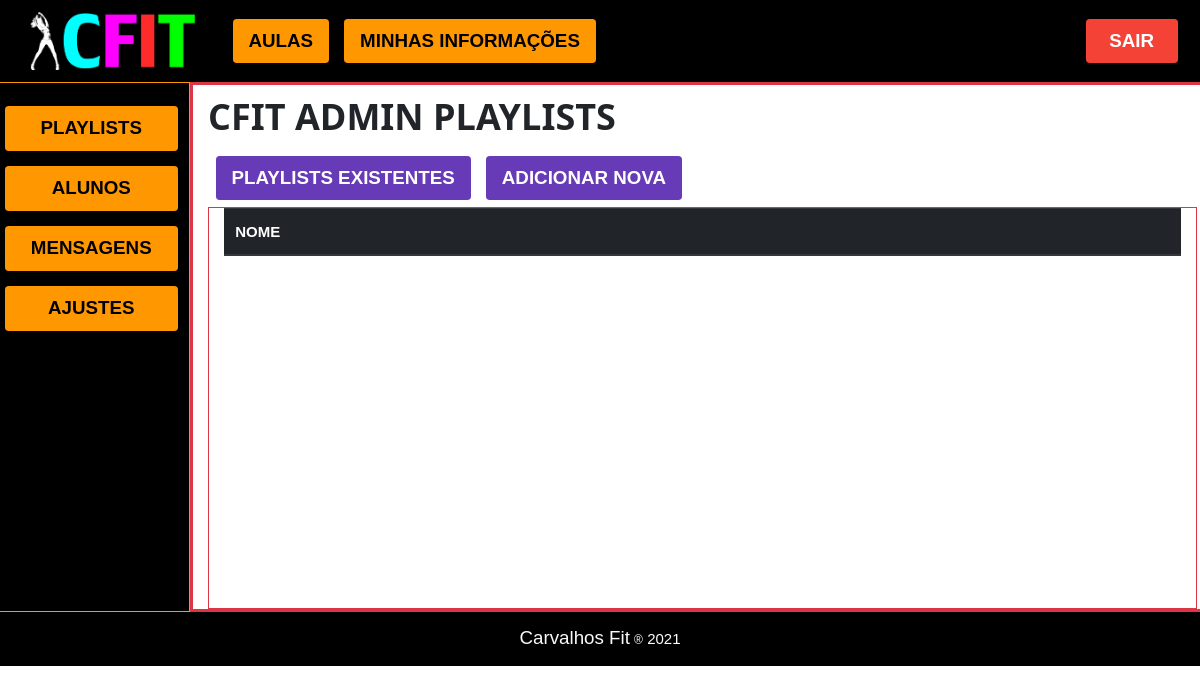
Before: /cfit_admin/cfit_admin_playlists (signed in) with the older database file.
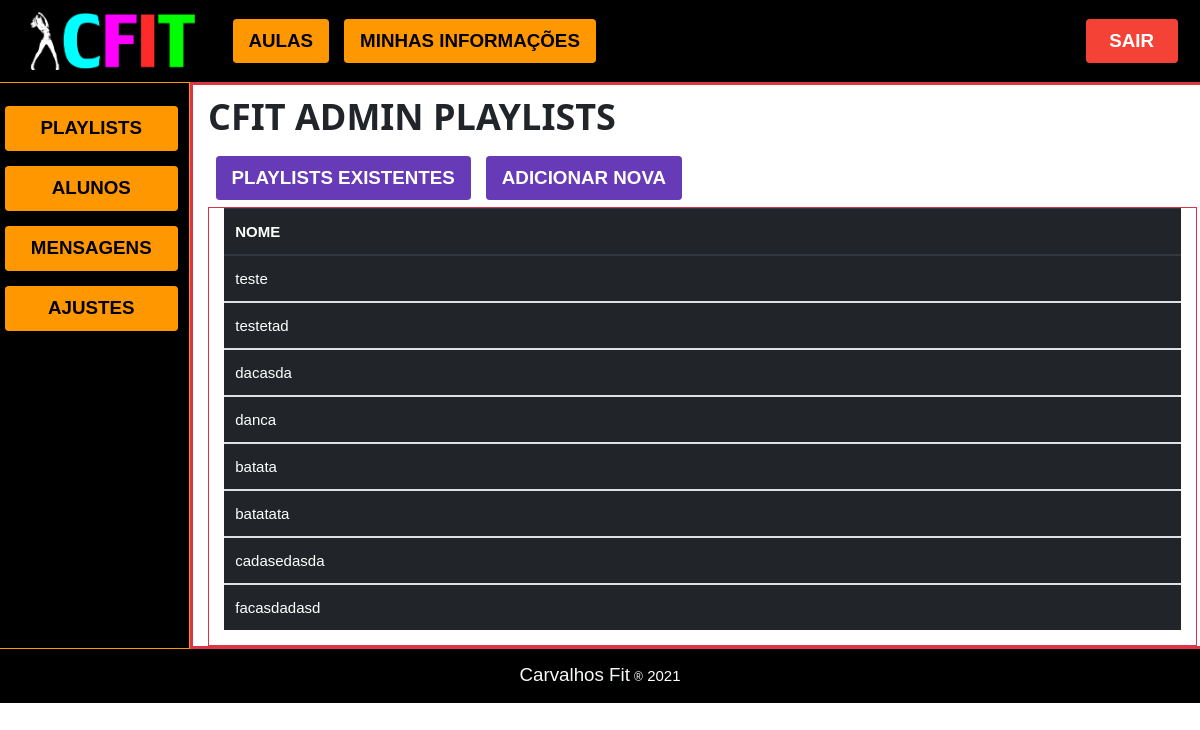
After: the same page with the newer database file.
### cfit/models.py (models this page shows)
class Playlist(models.Model):
    nome = models.CharField('nome', max_length=255, unique=True)
    descricao = models.CharField('descricao', max_length=255, null=True, default='')
    imagem = models.ImageField("imagem", upload_to="images/", height_field=None, width_field=None, max_length=100)

### cfit/views/cfit_admin.py (the view)
# urls.py: path('cfit_admin/cfit_admin_playlists', cfit_admin_playlists, name="cfit_admin_playlists"),
@adm_required
def cfit_admin_playlists(request):
    playlists = list(Playlist.objects.all().values())
    return render(request, 'cfit_admin/cfit_admin_playlists.html', {"playlists": playlists})

### cfit/sessionTester.py (called while the page is built)
def adm_required(func):
    f = func
    @functools.wraps(func)
    def wrapper_login_required(*args, **kwargs):
        try:
            if(args[0].session["nivel_de_acesso"] == 2):
                pass
            else:
                raise Exception
        except:
            return redirect("/home")
        else:
            return f(*args, **kwargs)
    return wrapper_login_required

### cfit/templates/cfit_admin/cfit_admin_playlists.html (shortened to what this page needs)
{% extends 'cfit_admin/cfit_admin.html' %} {% block 'painels_admin' %} {% load static%}
<div class="row">
    <div class="container">
        <h1><b>CFIT ADMIN PLAYLISTS</b></h1>
    </div>
    <div class="container">
        <wsi_button class="w3-button w3-deep-purple mx-2 my-2" id="button_playlists_existentes">PLAYLISTS EXISTENTES
        </wsi_button>
        <wsi_button class="w3-button w3-deep-purple mx-2 my-2" id="button_adicionar_nova">ADICIONAR NOVA</wsi_button>
    </div>
</div>
<div class="container border border-danger">
    <div id="painel_listagem_playlists">
        <div class="container-flex" style="min-height:400px;">
            <table class="table table-dark">
                <thead>
                    <tr>
                        <th scope="col">NOME</th>
                    </tr>
                </thead>
                {% for playlist in playlists %}
                <tbody>
                    <tr>
                        <td> {{playlist.nome}}
                        </td>
                    </tr>
                </tbody>
                {% endfor %}
            </table>
        </div>
    </div>
</div>
{% endblock%}

### cfit/templates/cfit_admin/cfit_admin.html (shortened to what this page needs)
{% extends 'main.html' %} {% block content %} {% load static%}
<div>
    <nav class="navbar navbar-expand-lg navbar-dark text-light" style="background-color: black">
        <a class="navbar-brand col-sm-2" href="/">
            <img class="img-fluid mr-0" src="{% static 'cfit/img/logo.png' %}" alt="logo" />
        </a>
        <div class="collapse navbar-collapse" id="navbarTogglerDemo03">
            <div id="options" class="mr-auto">
                <ul class="navbar-nav">
                    <li class="nav-item mx-2">
                        <a href="{% url 'home'  %}">
                            <wsi_button class="col-sm-12 w3-button my-2"><b>AULAS</b>
                            </wsi_button>
                        </a>
                    </li>
                    <li class="nav-item mx-2">
                        <a href="">
                            <wsi_button class="col-sm-12 w3-button my-2"><b>MINHAS INFORMAÇÕES</b>
                            </wsi_button>
                        </a>
                    </li>
                </ul>
            </div>
            <a href="{% url 'logout'  %}" class="mx-3">
                <wsi_button class="col-sm-12 w3-button w3-red my-2 mx-2"><b>SAIR</b>
                </wsi_button>
            </a>
        </div>
    </nav>
</div>
<div class="row">
    <div class="sidenav w3-black border w3-border-orange col-sm-2 text-center pt-3">
        <a href="{% url 'cfit_admin_playlists'  %}"><wsi_button class="col-sm-12 my-2 mx-1">PLAYLISTS</wsi_button></a>
        <wsi_button class="col-sm-12 my-2 mx-1">ALUNOS</wsi_button>
        <wsi_button class="col-sm-12 my-2 mx-1">MENSAGENS</wsi_button>
        <wsi_button class="col-sm-12 my-2 mx-1">AJUSTES</wsi_button>
    </div>
    <div class="col-sm-10 border-danger" style="border:3px solid; min-height:500px;">
        {% block 'painels_admin' %}
        {% endblock %}
    </div>
</div>
{% endblock%}

### cfit/templates/main.html (shortened to what this page needs)
{% load static %}
<!DOCTYPE html>
<html lang="en">
<head>
    <link rel="stylesheet" href="{% static 'cfit/css/bootstrap.min.css' %}">
    <link rel="stylesheet" href="{% static 'cfit/css/animate.min.css'%}" />
    <link rel="stylesheet" href="{% static 'cfit/css/hover-min.css'%}" />
    <link rel="stylesheet" href="{% static 'cfit/css/w3.css' %}">
</head>
<body id="app">
    <div style="min-height:600px;">
        {% block content%} {% endblock content %}
    </div>
    <footer class="footer">
        <div class="container-flex w3-black py-3 text-center">
            <strong class="text-light h5">Carvalhos Fit</strong>  <small>&reg;</small>	 <span id="ano"></span>
        </div>
    </footer>
</body>
</html>

### cfit/static/cfit/css/w3.css (style rules this page uses)
*,*:before,*:after { box-sizing:inherit }
html { -ms-text-size-adjust:100%;-webkit-text-size-adjust:100% }
body { margin:0 }
article,aside,details,figcaption,figure,footer,header,main,menu,nav,section { display:block }
a { background-color:transparent }
b,strong { font-weight:bolder }
small { font-size:80% }
img { border-style:none }
button,input,select,textarea,optgroup { font:inherit;margin:0 }
button,input { overflow:visible }
button,select { text-transform:none }
button,[type=button],[type=reset],[type=submit] { -webkit-appearance:button }
html,body { font-family:Verdana,sans-serif;font-size:15px;line-height:1.5 }
html { overflow-x:hidden }
h1 { font-size:36px }
h1,h2,h3,h4,h5,h6 { font-family:"Segoe UI",Arial,sans-serif;font-weight:400;margin:10px 0 }
img { vertical-align:middle }
a { color:inherit }
.w3-btn,.w3-button { border:none;display:inline-block;padding:8px 16px;vertical-align:middle;overflow:hidden;text-decoration:none;color:inherit;background-color:inherit;text-align:center;cursor:pointer;white-space:nowrap }
.w3-btn,.w3-button { -webkit-touch-callout:none;-webkit-user-select:none;-khtml-user-select:none;-moz-user-select:none;-ms-user-select:none;user-select:none }
.w3-orange,.w3-hover-orange:hover { color:#000!important;background-color:#ff9800!important }
.w3-deep-purple,.w3-hover-deep-purple:hover { color:#fff!important;background-color:#673ab7!important }
.w3-red,.w3-hover-red:hover { color:#fff!important;background-color:#f44336!important }
.w3-black,.w3-hover-black:hover { color:#fff!important;background-color:#000!important }
.w3-border-orange,.w3-hover-border-orange:hover { border-color:#ff9800!important }

Changed rows visible on the page:
added Playlist: nome "teste"
added Playlist: nome "testetad"
added Playlist: nome "dacasda"
added Playlist: nome "danca"
added Playlist: nome "batata"
added Playlist: nome "batatata"
added Playlist: nome "cadasedasda"
added Playlist: nome "facasdadasd"
